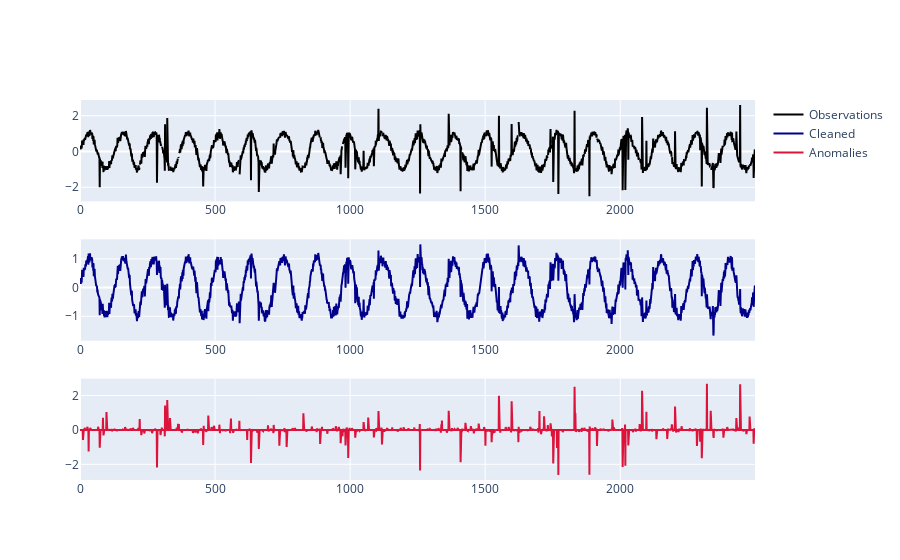

Notebook source saved alongside this figure:
### Markdown cell above
**improve PCA**

### Code cell
%%time

irpca = ImprovedRPCA(signal=samples.tolist(), period=20, lam=0.42)
D, X, A = irpca.compute_improve_rpca()
drawing.plot_matrices([D, X, A])
s1, s2, s3 = irpca.resultRPCA_to_signal()
drawing.plot_signal([s1, s2, s3])

### Figure 1 — Plotly figure (JSON) as saved in the notebook; plotly's stock layout.template omitted (floating-point values rounded to 4 significant figures; data arrays with more than 128 entries replaced by an {"elided": "..."} marker saying what was removed)
{"data": [{"line": {"color": "black"}, "name": "Observations", "type": "scatter", "x": {"elided": "2500 int values"}, "xaxis": "x", "y": {"elided": "2500 float values"}, "yaxis": "y"}, {"line": {"color": "darkblue"}, "name": "Cleaned", "type": "scatter", "x": {"elided": "2500 int values"}, "xaxis": "x2", "y": {"elided": "2500 float values"}, "yaxis": "y2"}, {"line": {"color": "crimson"}, "name": "Anomalies", "type": "scatter", "x": {"elided": "2500 int values"}, "xaxis": "x3", "y": {"elided": "2500 float values"}, "yaxis": "y3"}], "layout": {"xaxis": {"anchor": "y", "domain": [0, 1]}, "xaxis2": {"anchor": "y2", "domain": [0, 1]}, "xaxis3": {"anchor": "y3", "domain": [0, 1]}, "yaxis": {"anchor": "x", "domain": [0.7333, 1]}, "yaxis2": {"anchor": "x2", "domain": [0.3667, 0.6333]}, "yaxis3": {"anchor": "x3", "domain": [0, 0.2667]}}}
